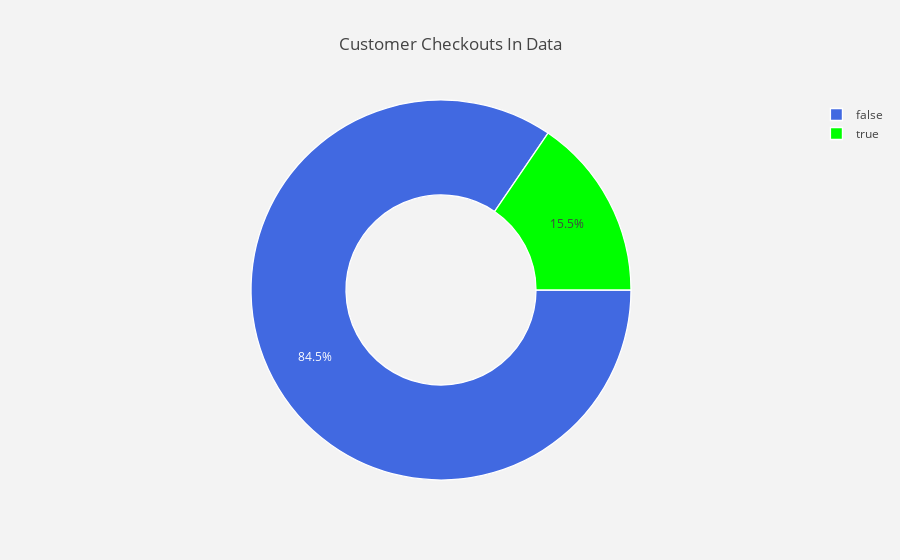

The cell this chart's notebook holds for it:
### Code cell
#labels
lab = df["Revenue"].value_counts().keys().tolist()
#values
val = df["Revenue"].value_counts().values.tolist()

trace = go.Pie(labels = lab ,
               values = val ,
               marker = dict(colors =  [ 'royalblue' ,'lime'],
                             line = dict(color = "white",
                                         width =  1.3)
                            ),
               rotation = 90,
               hoverinfo = "label+value+text",
               hole = .5
              )
layout = go.Layout(dict(title = "Customer Checkouts In Data",
                        plot_bgcolor  = "rgb(243,243,243)",
                        paper_bgcolor = "rgb(243,243,243)",
                       )
                  )

data = [trace]
fig = go.Figure(data = data,layout = layout)
py.iplot(fig)

### Figure 1 — Plotly figure (JSON) as saved in the notebook; plotly's stock layout.template omitted (floating-point values rounded to 4 significant figures)
{"data": [{"hole": 0.5, "hoverinfo": "label+value+text", "labels": [false, true], "marker": {"colors": ["royalblue", "lime"], "line": {"color": "white", "width": 1.3}}, "rotation": 90, "type": "pie", "uid": "a20d956a-232a-4041-845c-ade2237768eb", "values": [10422, 1908]}], "layout": {"paper_bgcolor": "rgb(243,243,243)", "plot_bgcolor": "rgb(243,243,243)", "title": {"text": "Customer Checkouts In Data"}}}
